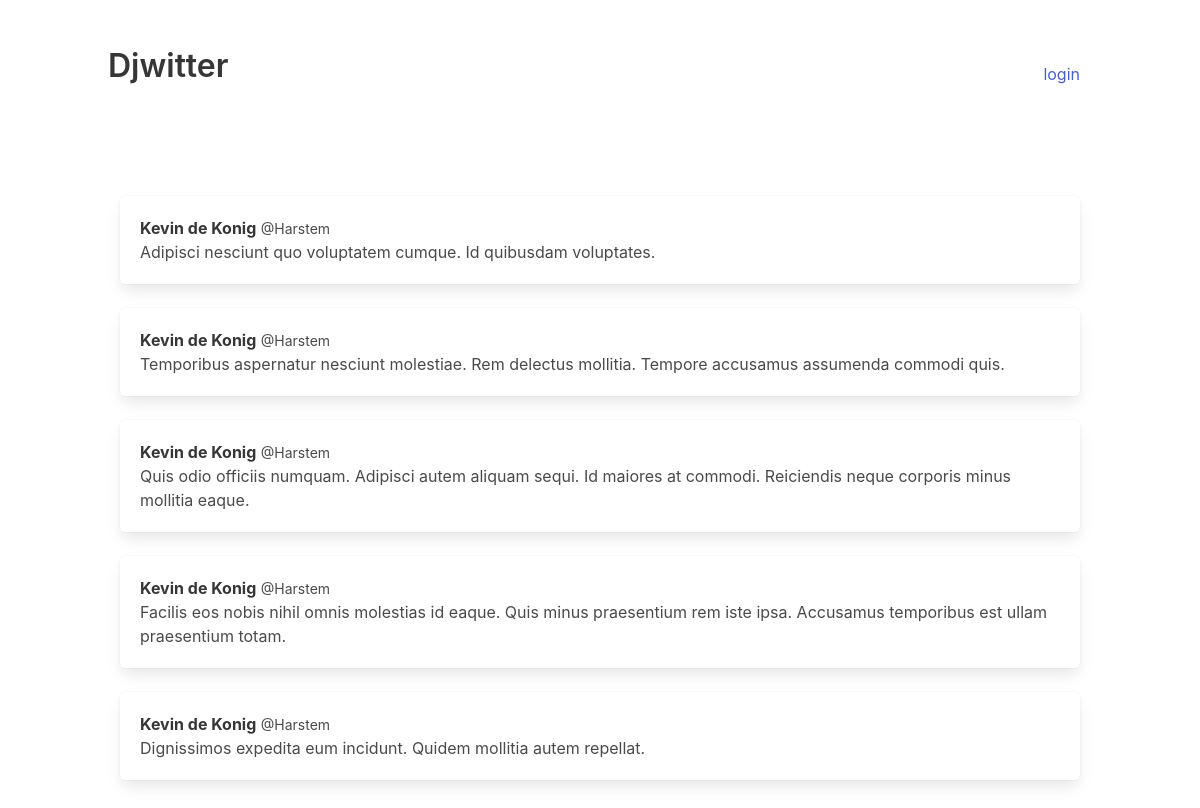
The page / on the database its author committed.
### core/models.py (models this page shows, shortened)
class Tweet(models.Model):
    body = models.CharField(max_length=140)
    user = models.ForeignKey(User, on_delete=models.CASCADE)
    created_at = models.DateTimeField(auto_now_add=True)

### core/views.py (the view)
# urls.py: url(r'^$', views.index, name='index'),
def index(request):
    data = {
        'tweets': Tweet.objects.all(),
    }
    return render(request, 'index.html', data)

### core/templates/index.html
{% extends 'base.html' %}
{% block content %}
    <section class="section">
        <div class="container">
            {% for tweet in tweets %}
            <div class="box">
                <p>
                    <strong>{{ tweet.user.first_name }} {{ tweet.user.last_name }}</strong> <small>@{{ tweet.user.username }}</small>
                    <br>
                    {{ tweet.body }}
                </p>
            </div>
            {% endfor %}
        </div>
    </section>
{% endblock %}

### core/templates/base.html (shortened to what this page needs)
<!DOCTYPE html>
<html lang="en">
<head>
    <link rel="stylesheet" href="https://cdnjs.cloudflare.com/ajax/libs/bulma/0.6.1/css/bulma.min.css">
    <link rel="stylesheet" href="https://opensource.keycdn.com/fontawesome/4.7.0/font-awesome.min.css">
</head>
<body>
    <section class="section">
        <nav class="navbar" role="navigation" aria-label="main navigation">
            <div class="container">
                <div class="navbar-brand">
                    <h1 class='title'>Djwitter</h1>
                </div>
                <div class="navbar-menu">
                    <div class="navbar-end">
                        {% if user.is_authenticated %}
                        <div class="navbar-item">
                            {{ user.username }}
                        </div>
                        <div class="navbar-item">
                            <a href="{% url 'logout' %}">logout</a>
                        </div>
                        {% else %}
                        <div class="navbar-item">
                            <a href="/login">login</a>
                        </div>
                        {% endif %}
                    </div>
                </div>
            </div>
        </nav>
    </section>
    {% block content %}
    {% endblock %}
</body>
</html>

### rows shown on the page
Tweet: user.first_name "Kevin", user.last_name "de Konig", user.username "Harstem", body "Adipisci nesciunt quo voluptatem cumque. Id quibusdam voluptates."
Tweet: user.first_name "Kevin", user.last_name "de Konig", user.username "Harstem", body "Temporibus aspernatur nesciunt molestiae. Rem delectus mollitia. Tempore accusamus assumenda commodi quis."
Tweet: user.first_name "Kevin", user.last_name "de Konig", user.username "Harstem", body "Quis odio officiis numquam. Adipisci autem aliquam sequi. Id maiores at commodi. Reiciendis neque corporis minus mollitia eaque."
Tweet: user.first_name "Kevin", user.last_name "de Konig", user.username "Harstem", body "Facilis eos nobis nihil omnis molestias id eaque. Quis minus praesentium rem iste ipsa. Accusamus temporibus est ullam praesentium totam."
Tweet: user.first_name "Kevin", user.last_name "de Konig", user.username "Harstem", body "Dignissimos expedita eum incidunt. Quidem mollitia autem repellat."
